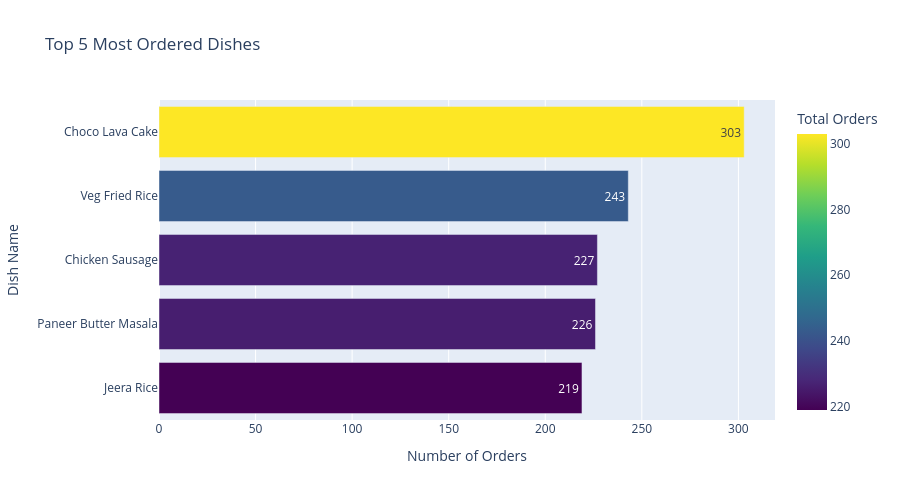

Here is the notebook cell this chart was saved with:
### Markdown cell above
TOP 5 MOST OREDERS DISHES

### Code cell
top5_dishes = (
    df.groupby("Dish Name")
      .size()
      .reset_index(name="Total Orders")
      .sort_values(by="Total Orders", ascending=False)
      .head(5)
      .sort_values(by="Total Orders", ascending=True)
)


fig = px.bar(
    top5_dishes,
    x="Total Orders",
    y="Dish Name",
    orientation="h",
    title="Top 5 Most Ordered Dishes",
    text_auto=True,
    color="Total Orders",
    color_continuous_scale="Viridis"
)

fig.update_layout(
    xaxis_title="Number of Orders",
    yaxis_title="Dish Name",
    height=500
)

fig.show()

### Figure 1 — Plotly figure (JSON) as saved in the notebook; plotly's stock layout.template omitted (floating-point values rounded to 4 significant figures)
{"data": [{"hovertemplate": "Total Orders=%{marker.color}<br>Dish Name=%{y}<extra></extra>", "legendgroup": "", "marker": {"color": [219, 226, 227, 243, 303], "coloraxis": "coloraxis", "pattern": {"shape": ""}}, "name": "", "orientation": "h", "showlegend": false, "textposition": "auto", "texttemplate": "%{x}", "type": "bar", "x": [219, 226, 227, 243, 303], "xaxis": "x", "y": ["Jeera Rice", "Paneer Butter Masala", "Chicken Sausage", "Veg Fried Rice", "Choco Lava Cake"], "yaxis": "y"}], "layout": {"barmode": "relative", "coloraxis": {"autocolorscale": false, "colorbar": {"title": {"text": "Total Orders"}}, "colorscale": [[0, "#440154"], [0.1111, "#482878"], [0.2222, "#3e4989"], [0.3333, "#31688e"], [0.4444, "#26828e"], [0.5556, "#1f9e89"], [0.6667, "#35b779"], [0.7778, "#6ece58"], [0.8889, "#b5de2b"], [1, "#fde725"]]}, "height": 500, "legend": {"tracegroupgap": 0}, "title": {"text": "Top 5 Most Ordered Dishes"}, "xaxis": {"anchor": "y", "domain": [0, 1], "title": {"text": "Number of Orders"}}, "yaxis": {"anchor": "x", "domain": [0, 1], "title": {"text": "Dish Name"}}}}
